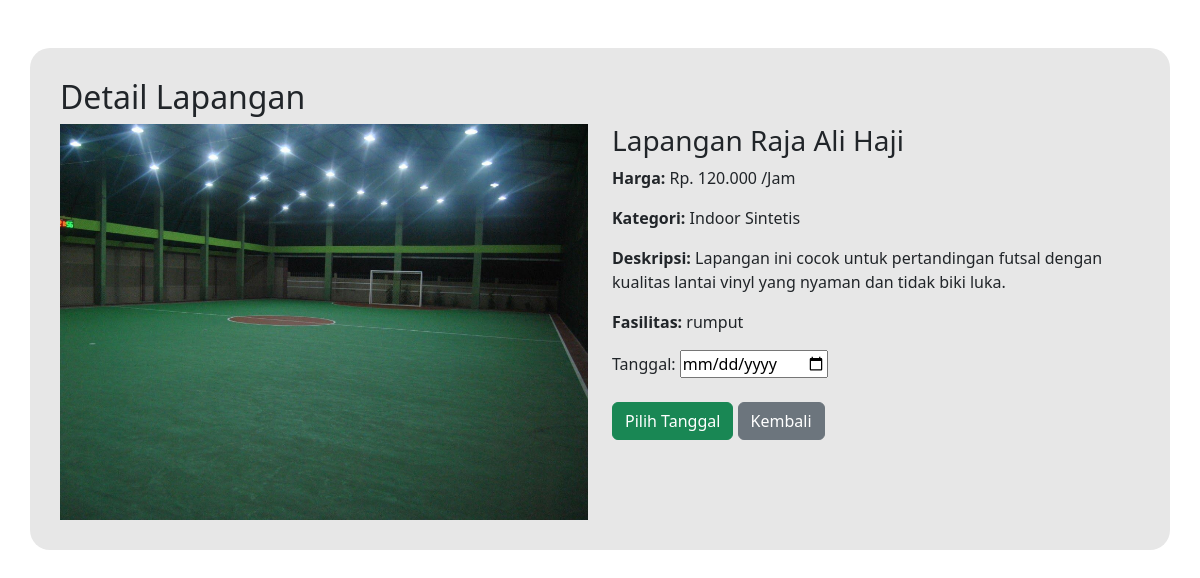
Page /detail_lapangan.php?id=9 (signed in) on the committed database.
### tables this page shows
CREATE TABLE `lapangan` (
  `id_lapangan` int(11) NOT NULL,
  `nama_lapangan` varchar(100) NOT NULL,
  `kategori` varchar(20) NOT NULL,
  `harga` int(11) NOT NULL,
  `gambar` varchar(255) DEFAULT NULL,
  `deskripsi` varchar(255) NOT NULL,
  `fasilitas` varchar(255) NOT NULL
);

### detail_lapangan.php (the view, shortened to what this page needs)
<?php
include 'koneksi.php';
$id_lapangan = isset($_GET['id']) ? intval($_GET['id']) : 0;
$stmt = $koneksi->prepare("SELECT * FROM lapangan WHERE id_lapangan = ?");
$stmt->bind_param("i", $id_lapangan);
$stmt->execute();
$result = $stmt->get_result();
if ($result->num_rows > 0) {
    $data = $result->fetch_assoc();
} else {
    echo "Data lapangan tidak ditemukan!";
    exit();
}
$currentDate = date('Y-m-d');
?>
<!DOCTYPE html>
<html lang="en">
<head>
    <link href="bootstrap/css/bootstrap.min.css" rel="stylesheet">
</head>
<body>
    <div class="container mt-5">
        <h2>Detail Lapangan</h2>
        <div class="row">
            <div class="col-md-6">
            <img src="uploads/<?php echo $data['gambar']; ?>" alt="Gambar Lapangan" class="card-img-top img-fluid">
            </div>
            <div class="col-md-6">
                <form method="POST" action="pilih_lapangan.php">
                    <h3><?php echo htmlspecialchars($data['nama_lapangan']); ?></h3>
                    <p><strong>Harga:</strong> Rp. <?php echo number_format($data['harga'], 0, ',', '.'); ?> /Jam</p>
                    <p><strong>Kategori:</strong> <?php echo htmlspecialchars($data['kategori']); ?></p>
                    <p><strong>Deskripsi:</strong> <?php echo htmlspecialchars($data['deskripsi']); ?></p>
                    <p><strong>Fasilitas:</strong> <?php echo htmlspecialchars($data['fasilitas']); ?></p>
                    <label for="tanggal_pemesanan">Tanggal:</label>
                    <input type="date" id="tanggal_pemesanan" name="tanggal_pemesanan" required
                        min="<?= $currentDate ?>"></br></br>
                    <button type="submit" class="btn btn-success">Pilih Tanggal</button>
                    <a href="menu_lapangan.php" class="btn btn-secondary">Kembali</a>
                </form>
            </div>
        </div>
    </div>
</body>
</html>

### detail_lapangan.php (style rules this page uses)
.container { background-color: rgb(231, 231, 231); margin-bottom: 4%; border-radius: 20px; padding: 30px; }

### rows in the picture
lapangan: gambar (picture), nama_lapangan "Lapangan Raja Ali Haji", harga "120.000", kategori "Indoor Sintetis", deskripsi "Lapangan ini cocok untuk pertandingan futsal dengan kualitas lantai vinyl yang nyaman dan tidak biki luka.", fasilitas "rumput"
